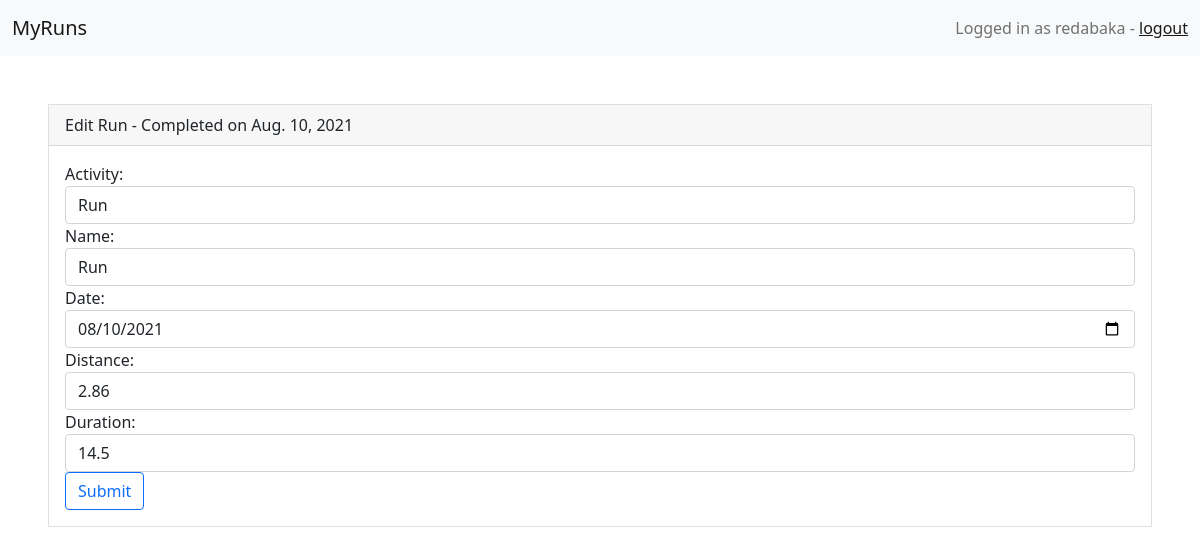
The app's page /run/1/edit/ (signed in), older data.
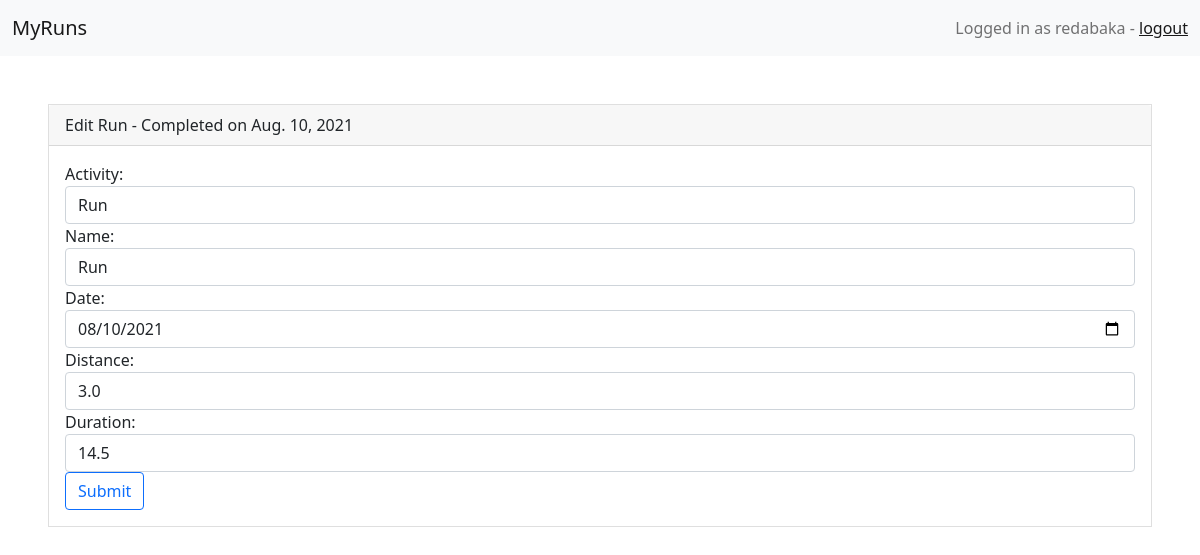
The same page, newer data.
### workout/models.py (models this page shows, shortened)
class Run(models.Model):
    ACTIVITY_CHOICES = (
        ('run', 'Run'),
        ('hike', 'Hike')
    )
    user = models.ForeignKey(User, on_delete=models.CASCADE, null=True, blank=True)
    activity = models.CharField(max_length=20, choices=ACTIVITY_CHOICES, default='run')
    name = models.CharField(max_length=20)
    created = models.DateTimeField(auto_now_add=True)
    distance = models.FloatField()
    duration = models.FloatField()
    pace = models.FloatField()
    date = models.DateField()
    class Meta:
        order_with_respect_to = 'user'

### workout/views.py (the view)
# urls.py: path('run/<str:pk>/edit/', views.edit_run, name='edit_run'),
@login_required(login_url='login/')
def edit_run(request, pk):
    run = Run.objects.get(id=pk)
    if request.method == 'POST':
        form = RunForm(request.POST, instance=run)
        if form.is_valid():
            pace = float(form.cleaned_data['duration'])/float(form.cleaned_data['distance'])
            edit_run = form.save(commit=False)
            edit_run.pace = pace
            edit_run.save()
        return redirect('/run/{}'.format(edit_run.id))
    else:
        form = RunForm(instance=run)
    return render(request,
                  'workout/run/editrun.html',
                  {'form': form,
                   'run': run})

### workout/forms.py
class RunForm(forms.ModelForm):
    class Meta:
        model = Run
        fields = ('activity','name', 'date', 'distance', 'duration')
        widgets = {
                'date': DateInput()
            }

### workout/templates/workout/run/editrun.html (shortened to what this page needs)
{% extends "base.html" %}
{% load widget_tweaks %}
{% load workout_tags %}
{% block content %}
<div class="card-header">
    Edit {{ run.name }} - Completed on {{ run.date }}
</div>
<div class="card-body">
<form method="POST" action="">
	{% for field in form.visible_fields %}
		<div class="form-group">
			{{ field.label_tag }}
			{% render_field field class="form-control" %}
		</div>
	{% endfor %}
	<input class="btn btn-outline-primary" type="submit" name="Edit Run">
</form>
</div>
 {% endblock %}

Row changes from the older to the newer data that the page shows:
changed Run "Run": distance "2.86" → "3.0"
